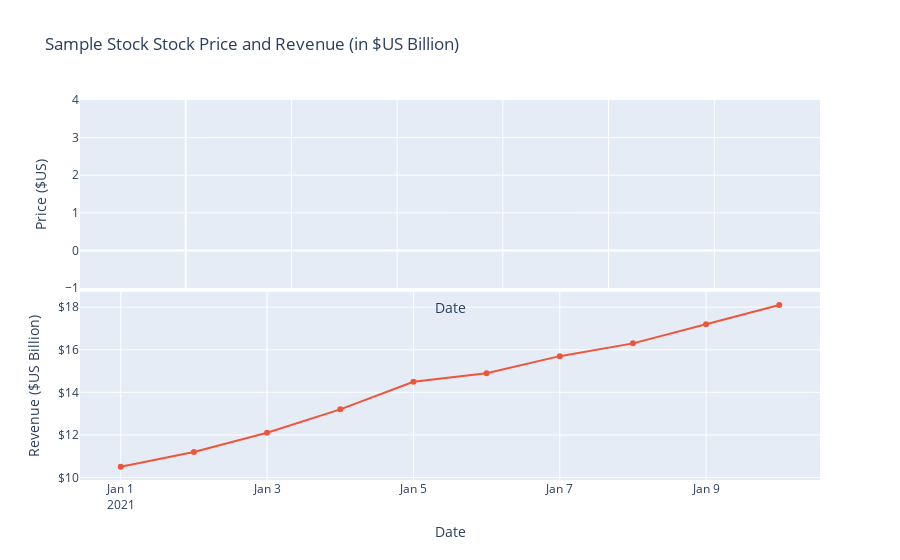

The code cell stored with this chart in its notebook:
### Code cell
import plotly.graph_objs as go
from plotly.subplots import make_subplots
import pandas as pd

# create sample data for stock_data
stock_data = pd.DataFrame({
    'Date': ['2021-01-01', '2021-01-02', '2021-01-03', '2021-01-04', '2021-01-05', '2021-01-06', '2021-01-07', '2021-01-08', '2021-01-09', '2021-01-10'],
    'Close': [125.4, 123.4, 124.3, 126.5, 125.6, 127.8, 130.1, 132.5, 129.7, 131.9]
})

# create sample data for revenue_data
revenue_data = pd.DataFrame({
    'Date': ['2021-01-01', '2021-01-02', '2021-01-03', '2021-01-04', '2021-01-05', '2021-01-06', '2021-01-07', '2021-01-08', '2021-01-09', '2021-01-10'],
    'Revenue': [10.5, 11.2, 12.1, 13.2, 14.5, 14.9, 15.7, 16.3, 17.2, 18.1]
})

def make_graph(stock_data, revenue_data, stock, revenue_name):
    stock_data_specific = stock_data.iloc[:len(stock_data)-20, :]
    revenue_data_specific = revenue_data[['Date', revenue_name]]
    fig = make_subplots(rows=2, cols=1, shared_xaxes=True, vertical_spacing=0.01)

    fig.add_trace(go.Scatter(x=pd.to_datetime(stock_data_specific.Date, infer_datetime_format=True), y=stock_data_specific.Close.astype("float"), name="Share Price"), row=1, col=1)
    fig.add_trace(go.Scatter(x=pd.to_datetime(revenue_data_specific.Date, infer_datetime_format=True), y=revenue_data_specific[revenue_name].astype("float"), name=revenue_name), row=2, col=1)

    fig.update_xaxes(title_text="Date", row=1, col=1)
    fig.update_xaxes(title_text="Date", row=2, col=1)

    fig.update_yaxes(title_text="Price ($US)", row=1, col=1)
    fig.update_yaxes(title_text="Revenue ($US Billion)", tickprefix="$", row=2, col=1)

    fig.update_layout(title=f"{stock} Stock Price and {revenue_name} (in $US Billion)", height=700)

    fig.show()

# test the function with sample data
make_graph(stock_data, revenue_data, "Sample Stock", "Revenue")

### Figure 1 — Plotly figure (JSON) as saved in the notebook; plotly's stock layout.template omitted (floating-point values rounded to 4 significant figures)
{"data": [{"name": "Share Price", "type": "scatter", "x": [], "xaxis": "x", "y": [], "yaxis": "y"}, {"name": "Revenue", "type": "scatter", "x": ["2021-01-01T00:00:00", "2021-01-02T00:00:00", "2021-01-03T00:00:00", "2021-01-04T00:00:00", "2021-01-05T00:00:00", "2021-01-06T00:00:00", "2021-01-07T00:00:00", "2021-01-08T00:00:00", "2021-01-09T00:00:00", "2021-01-10T00:00:00"], "xaxis": "x2", "y": [10.5, 11.2, 12.1, 13.2, 14.5, 14.9, 15.7, 16.3, 17.2, 18.1], "yaxis": "y2"}], "layout": {"autosize": true, "title": {"text": "Sample Stock Stock Price and Revenue (in $US Billion)"}, "xaxis": {"anchor": "y", "autorange": true, "domain": [0, 1], "matches": "x2", "range": [-1, 6], "showticklabels": false, "title": {"text": "Date"}}, "xaxis2": {"anchor": "y2", "autorange": true, "domain": [0, 1], "range": ["2020-12-31 11:13:47.9261", "2021-01-10 12:46:12.0739"], "title": {"text": "Date"}, "type": "date"}, "yaxis": {"anchor": "x", "autorange": true, "domain": [0.505, 1], "range": [-1, 4], "title": {"text": "Price ($US)"}}, "yaxis2": {"anchor": "x2", "autorange": true, "domain": [0, 0.495], "range": [9.937, 18.66], "tickprefix": "$", "title": {"text": "Revenue ($US Billion)"}, "type": "linear"}}}
